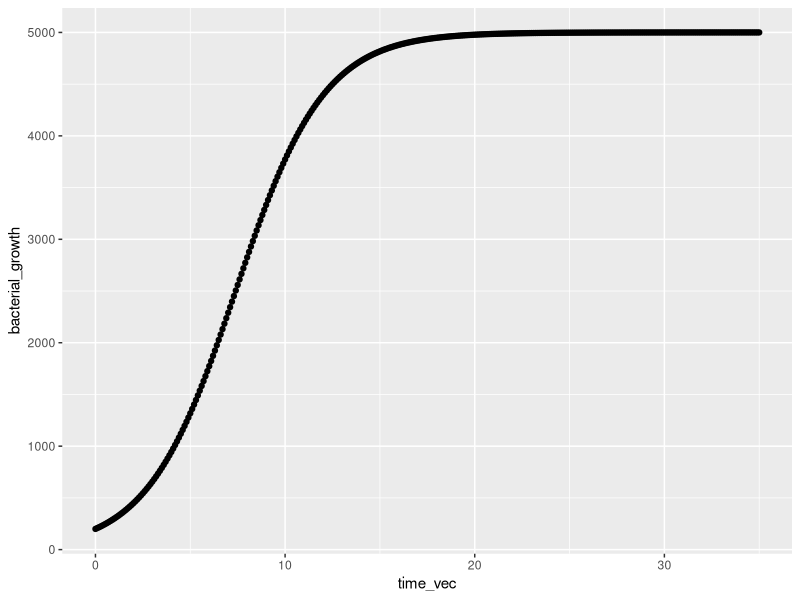
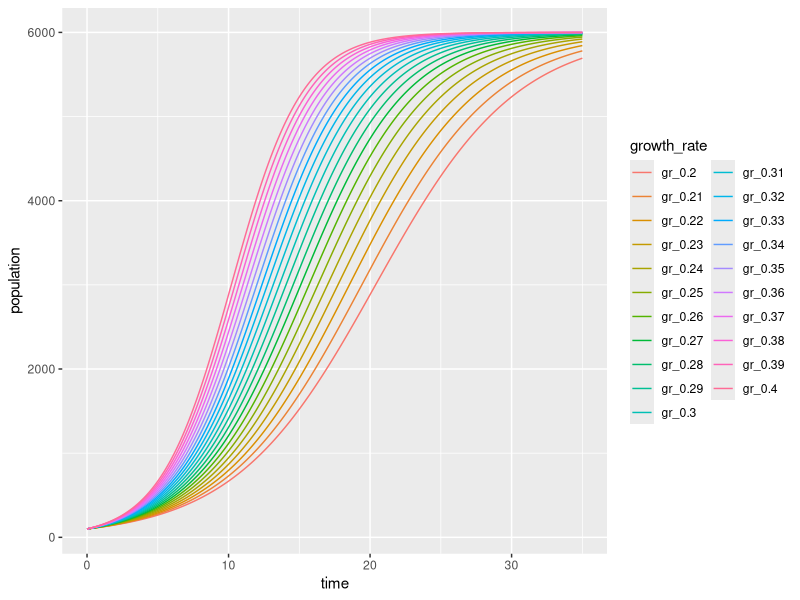

These charts were generated, in order, by the following R code:
## ---- chunk 1
knitr::opts_chunk$set(echo = TRUE)
library(tidyverse)
library(palmerpenguins)
## ---- chunk 2
quarter_split <- c(1.0, 1.1, 1.2, 1.1, 1.4, 1.5, 1.6, 1.4)
consec_totals <- vector(mode = "numeric", length = length(quarter_split)-1)

for (i in 1:length(quarter_split)-1) {
  consec_total <- quarter_split[i] + quarter_split[i+1]
  consec_totals[i] <- consec_total
}

## ---- chunk 3
birddog_sum <- function(bird, dog) {
  
  if (bird > 50) {
    stop("Birds can't be great than 50!")
  }
  
  if (bird < 10) {
    message("Awesome, the less the better!")
  }
  
  if (dog < 10 ) {
    warning ("Hey that doesn't seem right")
  }
  add_birddog <- bird + dog
  return(add_birddog)
}

bird100_dog5 <- birddog_sum(bird = 2, dog = 5)
bird100_dog5


## ---- chunk 4
say_hello <- function(friend, weekday)
  print(paste("Hello,", friend, "have a great", weekday))
## ---- chunk 5
animal_age <- function(animal, age) {
  
  if(!animal %in% c("dog", "goat")) {
    stop("Animal must be a dog or goat")
  }
  
  if (animal == "dog"){
    creature_age <- age * 7
  }
  
  if (animal == "goat") {
    creature_age <- age * 4.7
  }
  return(creature_age)
}

animal_age(animal = "dog", age = 1)

## ---- chunk 6
adelie_gentoo <- penguins %>% 
  filter(species %in% c("Adelie", "Gentoo"))
## ---- chunk 7
adelie_gentoo_WRONG <- penguins %>% 
  filter(species == c("Adelie", "Gentoo"))

## ---- chunk 8
df_means <- function(df) {
  for (i in 1:ncol(df)) {
    col_mean <- mean(df[[i]])
    print(paste( "The mean of", colnames(df[i]), "is", col_mean))
  }
}
## ---- chunk 9
chinstrap_sizes <- penguins %>% 
  filter(species == "Chinstrap") %>% 
  select(bill_length_mm, bill_depth_mm, flipper_length_mm, body_mass_g)

df_means(df = chinstrap_sizes)
df_means(df = penguins)

## ---- chunk 10
lunchtime <- function(tacos, price_per) {
  
  if (is.numeric(tacos) == FALSE) {
    stop("Not a number, please fix!")
  }
  
  tot_price <- tacos * price_per
  return(tot_price)
}

lunchtime(tacos = 4, price_per = 2.50)

## ---- chunk 11
# Calculate the groundwater transport rate

gw_rate <- function(site) {
  
  gw_slope_depth <- data.frame(sitename = c("mountain", "prarie", "desert", "beach"),
                               depth = c(32, 41, 63, 2),
                               slope = c(11.2, 0.4, 0.8, 2.6))
  
  site_select <- dplyr::filter(gw_slope_depth, sitename == site)
  
  transport_rate <- 1.4 * site_select$slope + 3.6 * site_select$depth
  
  return(transport_rate)
}

gw_rate(site = "beach")

## ---- chunk 12
gw_rate_switch <- function(site) {
  
  gw_slope_depth <- switch(site, 
                           "mountain" = c(32),
                           "prairie" = c(41, 0.4),
                           "desert" = c(63, 0.8),
                           "beach" = c(2,2.6))
  
  transport_rate <- 1.4 * gw_slope_depth[2] + 3.6 * gw_slope_depth[1]
  
  return(transport_rate)
}

gw_rate_switch(site = "beach")

## ---- chunk 13

logistic_growth <- function(K, N0, r, time) {
  Nt <- K / (1 + ((K - N0)/ N0) * exp(-r * time))
  print(Nt)
} 

logistic_growth(K = 5000, N0 = 200, r = 0.43, time = 6)

time_vec <- seq(from = 0, to = 35, by = 0.1)
bacterial_growth <- logistic_growth(K = 5000, N0 = 200, r = 0.43, time = time_vec)

bacterial_df <- data.frame(time_vec, bacterial_growth)

ggplot(data = bacterial_df, aes(x= time_vec, y= bacterial_growth)) + geom_point()
## ---- chunk 14
r_seq <- seq(from = 0.20, to = 0.40 , by = 0.01)
time_vec <- seq(from = 0, to = 35, by = 0.1)

out_matrix <- matrix(data = NA, nrow = length(time_vec), ncol = length(r_seq))

# NO = 100, K = 6000
for (i in seq_along(r_seq)) {
  for (j in seq_along(time_vec)) {
    pop <- logistic_growth(K = 6000, N0 = 100, r = r_seq[i], time = time_vec[j])
    out_matrix[j, i] <- pop
  }
}

# Wrangling
out_df <- data.frame(time = time_vec, out_matrix)

# Update Column Names
colnames(out_df) <-c("time", paste0("gr_", r_seq))

# make a long form (tidy version) of this data
out_df_long <- out_df %>% 
  pivot_longer(-time, names_to = "growth_rate", values_to = "population")

# Make in ggplot a LINE GRAPH (geom_line()) for population (y-axis) over time
# time(x -axis) with color depending on the growth rate

ggplot(data=out_df_long, aes(x = time, y = population)) + geom_line(aes(color = growth_rate))

